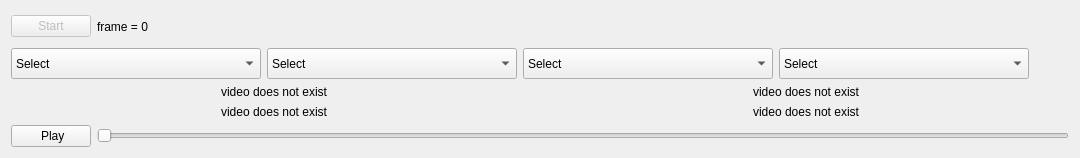
          <widget class="QWidget" name="synchronization">
           <property name="enabled">
            <bool>true</bool>
           </property>
           <attribute name="title">
            <string>synchronization</string>
           </attribute>
           <layout class="QGridLayout" name="gridLayout_13">
            <item row="0" column="0">
             <layout class="QVBoxLayout" name="verticalLayout_8" stretch="0,0,1,0">
              <item>
               <layout class="QHBoxLayout" name="horizontalLayout_33">
                <item>
                 <widget class="QPushButton" name="pushButton_42">
                  <property name="enabled">
                   <bool>false</bool>
                  </property>
                  <property name="text">
                   <string>Start</string>
                  </property>
                  <property name="icon">
                   <iconset>
                    <normaloff>images/multi-run.png</normaloff>images/multi-run.png</iconset>
                  </property>
                  <property name="iconSize">
                   <size>
                    <width>25</width>
                    <height>25</height>
                   </size>
                  </property>
                 </widget>
                </item>
                <item>
                 <widget class="QLabel" name="label_25">
                  <property name="minimumSize">
                   <size>
                    <width>0</width>
                    <height>31</height>
                   </size>
                  </property>
                  <property name="text">
                   <string>frame = 0</string>
                  </property>
                 </widget>
                </item>
                <item>
                 <spacer name="horizontalSpacer_20">
                  <property name="orientation">
                   <enum>Qt::Horizontal</enum>
                  </property>
                  <property name="sizeHint" stdset="0">
                   <size>
                    <width>40</width>
                    <height>20</height>
                   </size>
                  </property>
                 </spacer>
                </item>
               </layout>
              </item>
              <item>
               <layout class="QHBoxLayout" name="horizontalLayout_32">
                <item>
                 <widget class="QComboBox" name="comboBox_3">
                  <property name="minimumSize">
                   <size>
                    <width>250</width>
                    <height>31</height>
                   </size>
                  </property>
                  <property name="maximumSize">
                   <size>
                    <width>120</width>
                    <height>16777215</height>
                   </size>
                  </property>
                  <item>
                   <property name="text">
                    <string>Select</string>
                   </property>
                  </item>
                 </widget>
                </item>
                <item>
                 <widget class="QComboBox" name="comboBox_4">
                  <property name="minimumSize">
                   <size>
                    <width>250</width>
                    <height>31</height>
                   </size>
                  </property>
                  <property name="maximumSize">
                   <size>
                    <width>120</width>
                    <height>16777215</height>
                   </size>
                  </property>
                  <item>
                   <property name="text">
                    <string>Select</string>
                   </property>
                  </item>
                 </widget>
                </item>
                <item>
                 <widget class="QComboBox" name="comboBox_6">
                  <property name="minimumSize">
                   <size>
                    <width>250</width>
                    <height>31</height>
                   </size>
                  </property>
                  <property name="maximumSize">
                   <size>
                    <width>120</width>
                    <height>16777215</height>
                   </size>
                  </property>
                  <item>
                   <property name="text">
                    <string>Select</string>
                   </property>
                  </item>
                 </widget>
                </item>
                <item>
                 <widget class="QComboBox" name="comboBox_7">
                  <property name="minimumSize">
                   <size>
                    <width>250</width>
                    <height>31</height>
                   </size>
                  </property>
                  <property name="maximumSize">
                   <size>
                    <width>120</width>
                    <height>16777215</height>
                   </size>
                  </property>
                  <item>
                   <property name="text">
                    <string>Select</string>
                   </property>
                  </item>
                 </widget>
                </item>
                <item>
                 <spacer name="horizontalSpacer_22">
                  <property name="orientation">
                   <enum>Qt::Horizontal</enum>
                  </property>
                  <property name="sizeHint" stdset="0">
                   <size>
                    <width>40</width>
                    <height>20</height>
                   </size>
                  </property>
                 </spacer>
                </item>
               </layout>
              </item>
              <item>
               <layout class="QGridLayout" name="gridLayout_10">
                <item row="0" column="0">
                 <widget class="QLabel" name="label_26">
                  <property name="minimumSize">
                   <size>
                    <width>500</width>
                    <height>0</height>
                   </size>
                  </property>
                  <property name="accessibleName">
                   <string/>
                  </property>
                  <property name="layoutDirection">
                   <enum>Qt::LeftToRight</enum>
                  </property>
                  <property name="text">
                   <string>video does not exist</string>
                  </property>
                  <property name="alignment">
                   <set>Qt::AlignCenter</set>
                  </property>
                 </widget>
                </item>
                <item row="0" column="1">
                 <widget class="QLabel" name="label_27">
                  <property name="minimumSize">
                   <size>
                    <width>500</width>
                    <height>0</height>
                   </size>
                  </property>
                  <property name="accessibleName">
                   <string/>
                  </property>
                  <property name="layoutDirection">
                   <enum>Qt::LeftToRight</enum>
                  </property>
                  <property name="text">
                   <string>video does not exist</string>
                  </property>
                  <property name="alignment">
                   <set>Qt::AlignCenter</set>
                  </property>
                 </widget>
                </item>
                <item row="1" column="0">
                 <widget class="QLabel" name="label_28">
                  <property name="minimumSize">
                   <size>
                    <width>500</width>
                    <height>0</height>
                   </size>
                  </property>
                  <property name="accessibleName">
                   <string/>
                  </property>
                  <property name="layoutDirection">
                   <enum>Qt::LeftToRight</enum>
                  </property>
                  <property name="text">
                   <string>video does not exist</string>
                  </property>
                  <property name="alignment">
                   <set>Qt::AlignCenter</set>
                  </property>
                 </widget>
                </item>
                <item row="1" column="1">
                 <widget class="QLabel" name="label_29">
                  <property name="minimumSize">
                   <size>
                    <width>500</width>
                    <height>0</height>
                   </size>
                  </property>
                  <property name="accessibleName">
                   <string/>
                  </property>
                  <property name="layoutDirection">
                   <enum>Qt::LeftToRight</enum>
                  </property>
                  <property name="text">
                   <string>video does not exist</string>
                  </property>
                  <property name="alignment">
                   <set>Qt::AlignCenter</set>
                  </property>
                 </widget>
                </item>
               </layout>
              </item>
              <item>
               <layout class="QHBoxLayout" name="horizontalLayout_34">
                <item>
                 <widget class="QPushButton" name="pushButton_44">
                  <property name="text">
                   <string> Play</string>
                  </property>
                  <property name="icon">
                   <iconset>
                    <normaloff>images/play.jpg</normaloff>images/play.jpg</iconset>
                  </property>
                  <property name="iconSize">
                   <size>
                    <width>25</width>
                    <height>25</height>
                   </size>
                  </property>
                 </widget>
                </item>
                <item>
                 <widget class="QSlider" name="horizontalSlider_2">
                  <property name="orientation">
                   <enum>Qt::Horizontal</enum>
                  </property>
                 </widget>
                </item>
               </layout>
              </item>
             </layout>
            </item>
           </layout>
          </widget>
